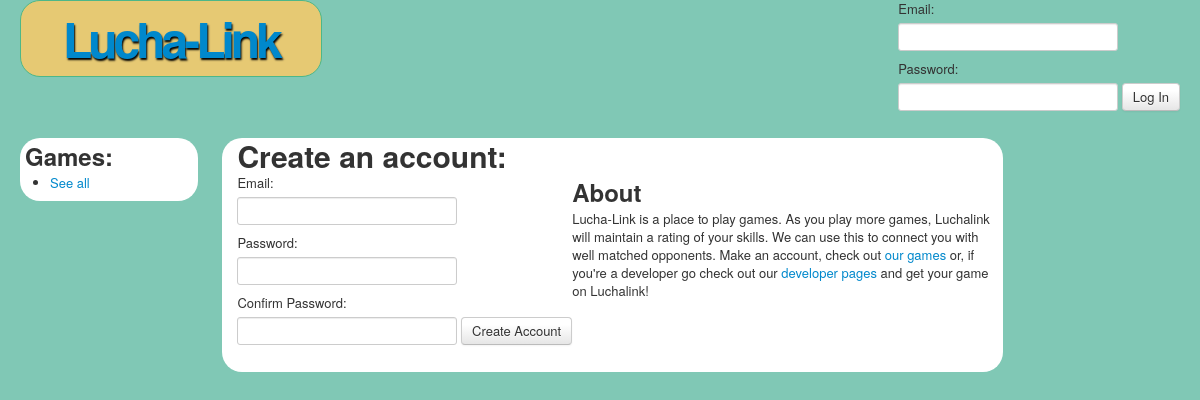
/, run on an earlier commit of the app's database.
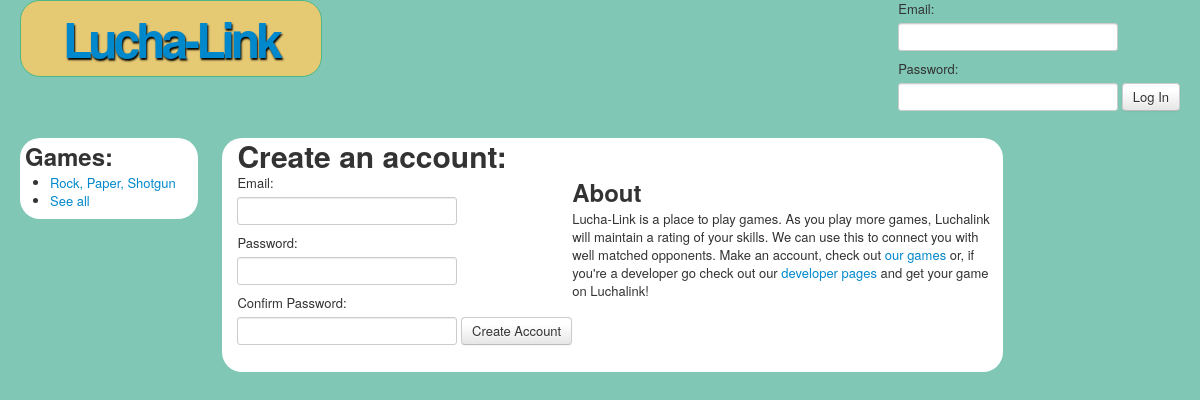
And on a later commit of the database.
### tables this page shows
CREATE TABLE `Games`(
	`title` varchar(40) NOT NULL DEFAULT 'noname',
	 
	`rating` varchar(2) NOT NULL DEFAULT 'U',
	`description` blob,
	 
	`rank` int DEFAULT 0,
	 
	`path` varchar(30) NOT NULL DEFAULT 'games/',
	 
	`titleID` varchar(10) NOT NULL,
	`author` varchar(50) NOT NULL,
	PRIMARY KEY(`titleID`)
);

### index.php (the view, shortened to what this page needs)
<!doctype html>
<html>
<head>
     <link rel="stylesheet" href="etc/css/bootstrap.min.css">
	<link rel="stylesheet" href="etc/css/lucha.css">
</head>
<body>
     <div class="container-fluid">
<?php
	include 'topbar.php';
 ?>
          <div class="row-fluid">
               <div class="span2" id="sidebar">
                    <h2>Games:</h2>
                    <ul>
				<?php
					$query = "SELECT * FROM Games ORDER BY rank DESC LIMIT 0,10";
					$result = mysqli_query($db, $query)
						or die("error querying database");
					while($row = mysqli_fetch_array($result)) {
						$game= $row['title'];
						$id = $row['titleID'];
						echo "<li><a href=gamepage.php?gameID=$id>$game</a></li>";
					}
				?>
					<li><a href=listAllGames.php>See all</a></li>
                    </ul>
               </div>
               <div class="span8" id="body">
                    <h1>Create an account: </h1>
                    <form class="pull-left form-stacked" action= "registerController.php" method = "POST">
                         <label for="newEmail">Email: </label>
                         <input type=text size=25 name="email" id="newEmail">
                         <label for="newPass">Password: </label>
                         <input type=password size=25 name="password" id="newPass">
                         <label for="confirmPass">Confirm Password: </label>
                         <input type=password size=25 name="confirmpassword" id="confirmPass">
                         <input class="btn primary" type=submit name=submit value="Create Account">
                    </form>
				<h2>About</h2>
				<p>Lucha-Link is a place to play games. As you play more games, Luchalink will maintain a rating of your skills. We can use this to connect you with well matched opponents.  Make an account, check out <a href=listAllGames.php>our games</a> or, if you're a developer go check out our <a href=devPages.php>developer pages</a> and get your game on Luchalink!</p>
               </div>
          </div>
     </div>
</body>
</html>

What changed in the data, as far as the page shows it:
added games: title "Rock, Paper, Shotgun"
